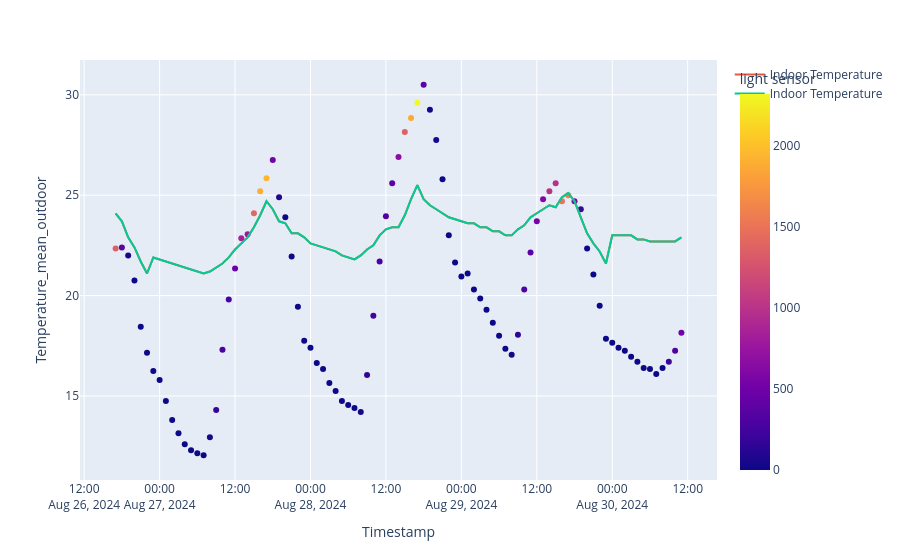

The cell this chart's notebook holds for it:
### Markdown cell above
## FILTER 3: light (shade/no shade)

### Code cell
with warnings.catch_warnings(): ## Ignore this future warning since it is a Plotly problem, not a problem with my code
    warnings.simplefilter("ignore", FutureWarning)
    # plotly code
    fig = px.scatter(test, x="Timestamp", y="Temperature_mean_outdoor", color="light sensor", hover_data=["weather_main", "Temperature_indoor"])
    Timestamp_h = test['Timestamp'].values
    Temperature_in_h = test['Temperature_indoor'].values
    fig.add_trace(go.Scatter(x=Timestamp_h, y=Temperature_in_h,
                    mode='lines',
                    name='Indoor Temperature'))
    fig.add_trace(go.Scatter(x=Timestamp_h, y=Temperature_in_h,
                mode='lines',
                name='Indoor Temperature'))
    fig.update_traces(textposition="bottom right")
    fig.show()
